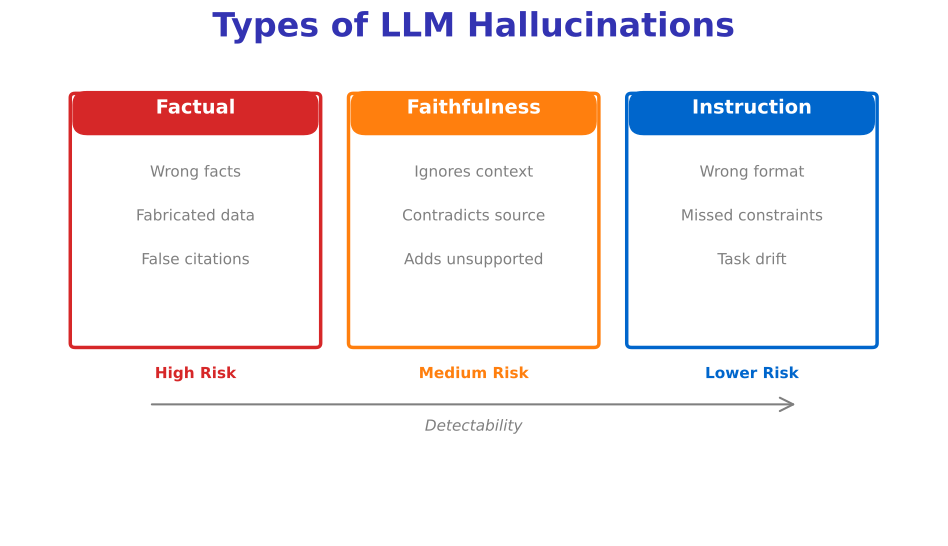

Write Python code to recreate this figure.
"""
Hallucination Types in LLM Agents
Week 9 - Hallucination Prevention
"""
import matplotlib.pyplot as plt
import matplotlib.patches as mpatches
from matplotlib.patches import FancyBboxPatch
import numpy as np
from pathlib import Path

plt.rcParams.update({
    'font.size': 24, 'axes.labelsize': 24, 'axes.titlesize': 26,
    'figure.figsize': (10, 6), 'figure.dpi': 150, 'font.family': 'sans-serif'
})

MLPURPLE = '#3333B2'
MLBLUE = '#0066CC'
MLORANGE = '#FF7F0E'
MLGREEN = '#2CA02C'
MLRED = '#D62728'
MLGRAY = '#7F7F7F'

fig, ax = plt.subplots(figsize=(10, 6))
ax.set_xlim(0, 10)
ax.set_ylim(0, 6)
ax.axis('off')

ax.text(5, 5.7, 'Types of LLM Hallucinations', fontsize=24,
        fontweight='bold', ha='center', color=MLPURPLE)

# Hallucination types
types = [
    (2.0, 4.0, 'Factual', MLRED, ['Wrong facts', 'Fabricated data', 'False citations']),
    (5.0, 4.0, 'Faithfulness', MLORANGE, ['Ignores context', 'Contradicts source', 'Adds unsupported']),
    (8.0, 4.0, 'Instruction', MLBLUE, ['Wrong format', 'Missed constraints', 'Task drift']),
]

for x, y, name, color, examples in types:
    # Main box
    box = FancyBboxPatch((x-1.3, y-1.8), 2.6, 2.8,
                         boxstyle="round,pad=0.05", facecolor='white',
                         edgecolor=color, linewidth=2.5)
    ax.add_patch(box)

    # Header
    header = FancyBboxPatch((x-1.3, y+0.6), 2.6, 0.45,
                            boxstyle="round,pad=0.02,rounding_size=0.15",
                            facecolor=color, edgecolor=color, linewidth=1)
    ax.add_patch(header)
    ax.text(x, y+0.82, name, fontsize=14, ha='center', fontweight='bold', color='white')

    # Examples
    for i, ex in enumerate(examples):
        ax.text(x, y + 0.1 - i * 0.5, ex, fontsize=11, ha='center', color=MLGRAY)

# Severity indicator
ax.text(2.0, 1.8, 'High Risk', fontsize=11, ha='center', color=MLRED, fontweight='bold')
ax.text(5.0, 1.8, 'Medium Risk', fontsize=11, ha='center', color=MLORANGE, fontweight='bold')
ax.text(8.0, 1.8, 'Lower Risk', fontsize=11, ha='center', color=MLBLUE, fontweight='bold')

# Arrow
ax.annotate('', xy=(8.5, 1.5), xytext=(1.5, 1.5),
            arrowprops=dict(arrowstyle='->', color=MLGRAY, lw=1.5))
ax.text(5.0, 1.2, 'Detectability', fontsize=11, ha='center', color=MLGRAY, style='italic')

plt.tight_layout()
plt.savefig(Path(__file__).parent / 'chart.pdf', dpi=300, bbox_inches='tight', facecolor='white')
plt.close()
print(f"Chart saved to {Path(__file__).parent / 'chart.pdf'}")
